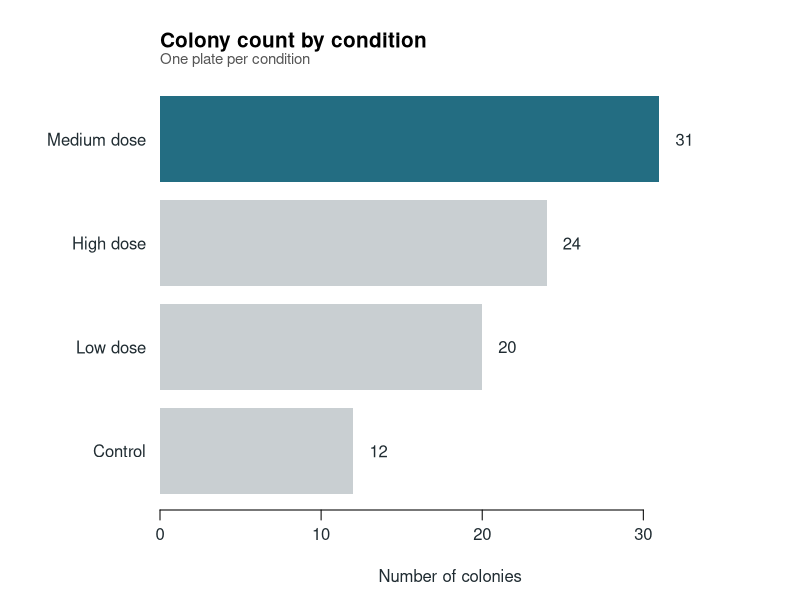
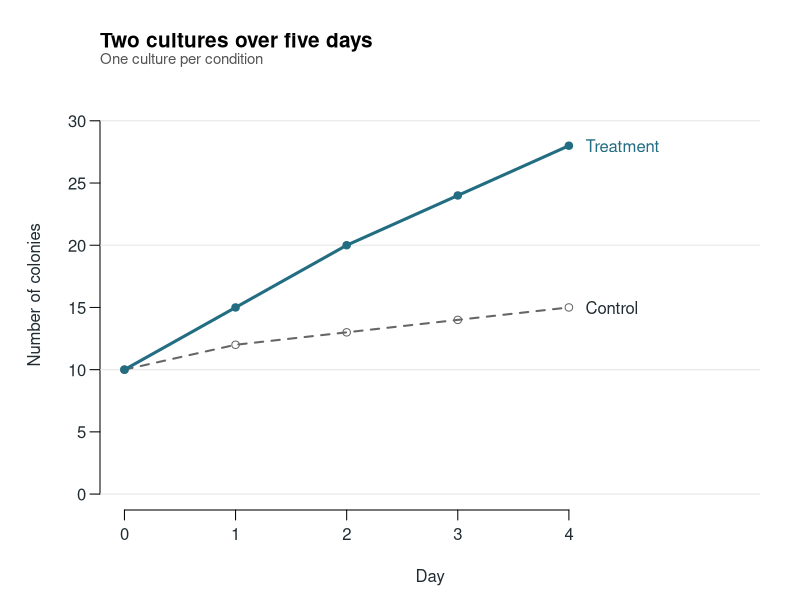
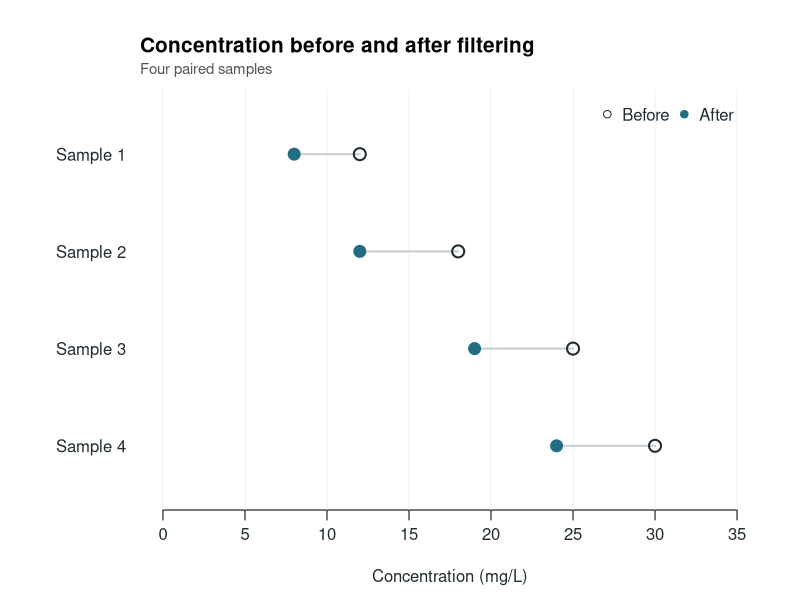
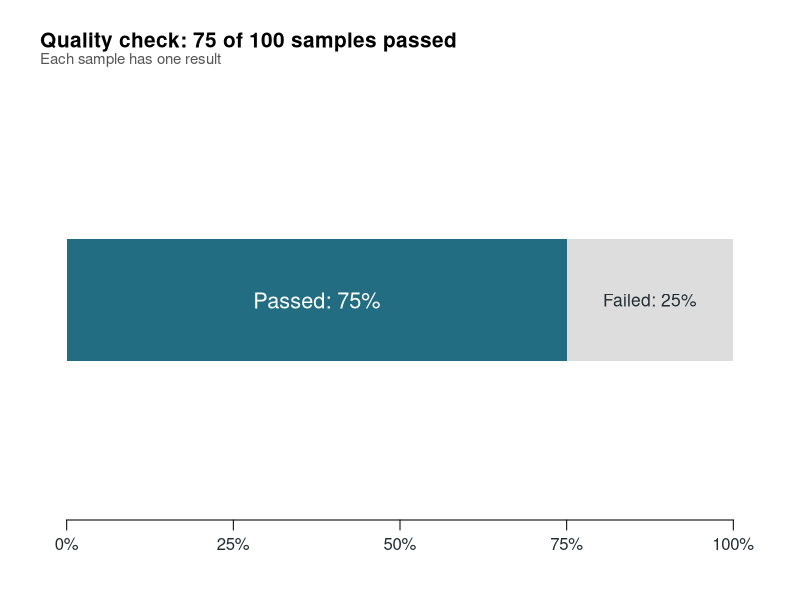
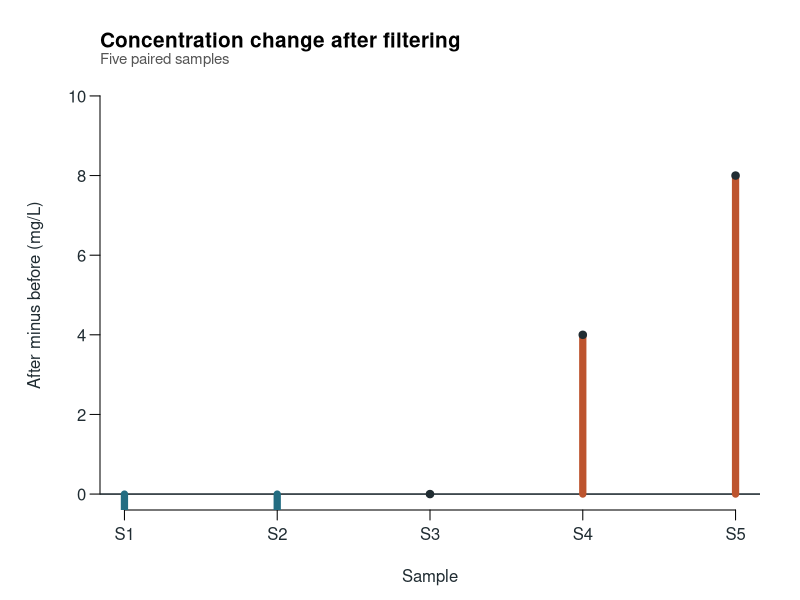
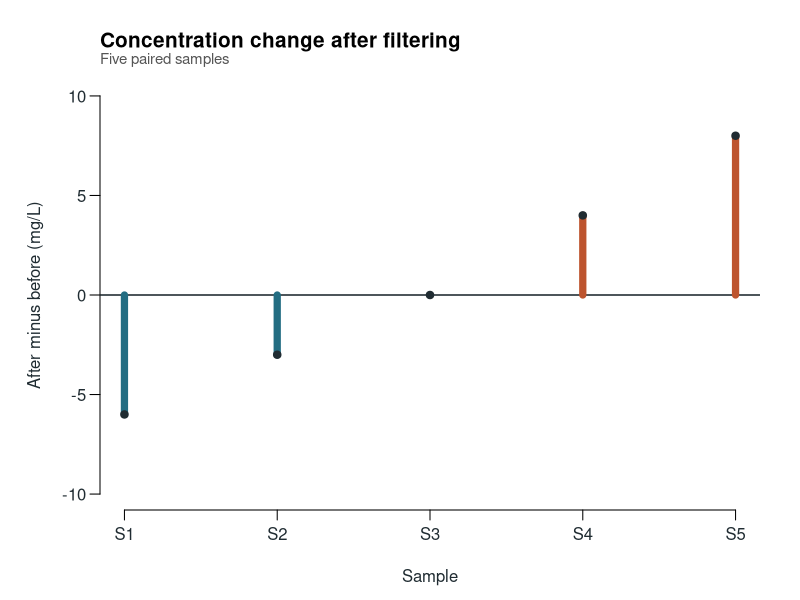
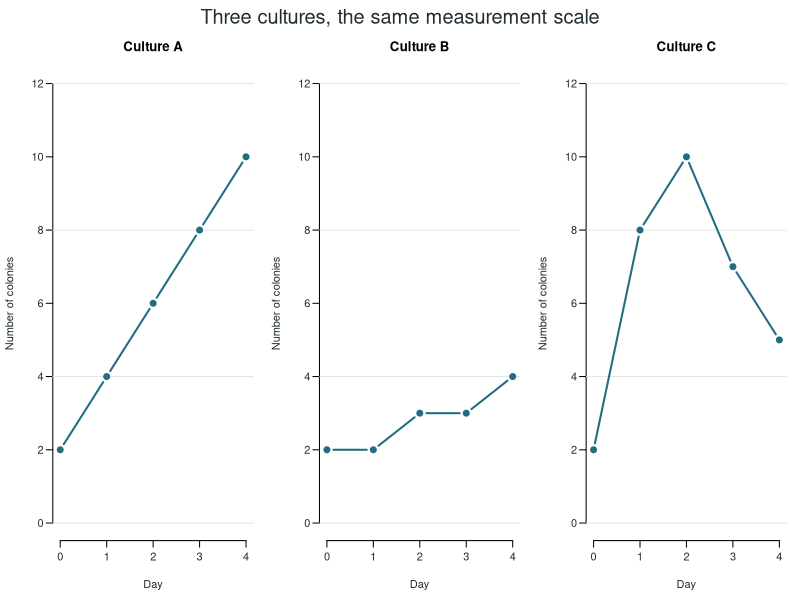
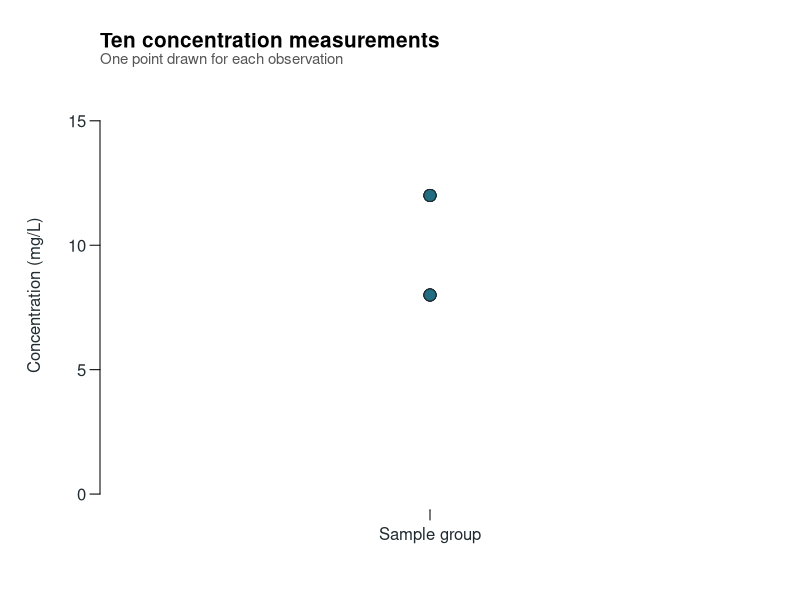

These charts were generated, in order, by the following R code:
# Standalone additions. Run in this directory: Rscript generate_good_plots.R
# Reproducible synthetic data; no downloads or external packages.
dir.create('assets',showWarnings=FALSE);dir.create('data',showWarnings=FALSE)
blue <- '#236d82'; orange <- '#bd542e'; gray <- '#c9cfd2'; ink <- '#202c32'
start <- function(name,w=1100,h=700){png(paste0('assets/',name,'.png'),width=w,height=h,res=140);par(mar=c(4.5,5,4,2),mgp=c(2.8,.7,0),las=1,bty='n',col=ink,col.axis=ink,col.lab=ink,family='sans')}
end <- function()dev.off()
heading <- function(title,sub){title(main=title,adj=0,cex.main=1.25);mtext(sub,side=3,line=.6,adj=0,cex=.9,col='#555555')}
# Ranked bars, direct labels, restrained emphasis.
d <- data.frame(condition=c('Control','Low dose','Medium dose','High dose'),count=c(12,20,31,24));write.csv(d,'data/good-ranking.csv',row.names=FALSE)
start('good-ranking');par(mar=c(4.5,8,4,3));z<-d[order(d$count),];pos<-barplot(z$count,names.arg=z$condition,horiz=TRUE,col=ifelse(z$condition=='Medium dose',blue,gray),border=NA,xlim=c(0,36),xlab='Number of colonies',axes=FALSE);axis(1,seq(0,30,10));text(z$count+1,pos,z$count,adj=0);heading('Colony count by condition','One plate per condition');end()
# End labels, redundant line styles, no lookup legend.
t <- data.frame(day=0:4,Control=c(10,12,13,14,15),Treatment=c(10,15,20,24,28));write.csv(t,'data/good-lines.csv',row.names=FALSE)
start('good-lines');plot(t$day,t$Treatment,type='n',xlim=c(0,5.5),ylim=c(0,32),xaxt='n',xlab='Day',ylab='Number of colonies');abline(h=seq(0,30,10),col='#e5e5e5');axis(1,0:4);lines(t$day,t$Control,col='#666666',lwd=2,lty=2);points(t$day,t$Control,col='#666666',pch=1);lines(t$day,t$Treatment,col=blue,lwd=3);points(t$day,t$Treatment,col=blue,pch=19);text(4.15,28,'Treatment',adj=0,col=blue);text(4.15,15,'Control',adj=0);heading('Two cultures over five days','One culture per condition');end()
# Paired comparison with easy-to-follow horizontal connections.
p <- data.frame(sample=paste('Sample',1:4),before=c(12,18,25,30),after=c(8,12,19,24));write.csv(p,'data/good-pairs.csv',row.names=FALSE)
start('good-pairs');par(mar=c(4.5,7,4.5,2));plot(NA,xlim=c(0,35),ylim=c(.5,4.5),yaxt='n',xlab='Concentration (mg/L)',ylab='');axis(2,1:4,rev(p$sample),tick=FALSE);abline(v=seq(0,35,5),col='#eeeeee');segments(p$after,4:1,p$before,4:1,lwd=2,col=gray);points(p$before,4:1,pch=1,cex=1.6,lwd=2);points(p$after,4:1,pch=19,cex=1.6,col=blue);legend('topright',inset=.01,horiz=TRUE,bty='n',legend=c('Before','After'),pch=c(1,19),col=c(ink,blue));heading('Concentration before and after filtering','Four paired samples');end()
# Simple part-to-whole, with an explicit denominator.
start('good-whole');par(mar=c(4,2,4,2));plot.new();plot.window(xlim=c(0,100),ylim=c(0,1));rect(0,.35,75,.65,col=blue,border=NA);rect(75,.35,100,.65,col='#dddddd',border=NA);text(37.5,.5,'Passed: 75%',col='white',cex=1.3);text(87.5,.5,'Failed: 25%',cex=1.05);axis(1,at=c(0,25,50,75,100),labels=paste0(c(0,25,50,75,100),'%'));heading('Quality check: 75 of 100 samples passed','Each sample has one result');end()
# Signed changes: centre and units are explicit.
changes<-data.frame(sample=paste0('S',1:5),change=c(-6,-3,0,4,8));write.csv(changes,'data/good-changes.csv',row.names=FALSE)
for(fixed in c(FALSE,TRUE)){
 start(if(fixed)'good-changes' else 'negative-first');plot(1:5,changes$change,type='n',ylim=if(fixed)c(-10,10) else c(0,10),xaxt='n',xlab='Sample',ylab='After minus before (mg/L)');axis(1,1:5,changes$sample);abline(h=0,col=ink,lwd=1.5);segments(1:5,0,1:5,changes$change,lwd=7,col=ifelse(changes$change<0,blue,orange));points(1:5,changes$change,pch=19,col=ink);heading('Concentration change after filtering','Five paired samples');end()
}
# Small-multiple growth profiles with common scales.
profiles<-data.frame(day=0:4,A=c(2,4,6,8,10),B=c(2,2,3,3,4),C=c(2,8,10,7,5));write.csv(profiles,'data/good-panels.csv',row.names=FALSE)
start('good-panels',1400,650);par(mfrow=c(1,3),mar=c(4.5,4,3,1),oma=c(0,0,2,0));for(n in c('A','B','C')){plot(profiles$day,profiles[[n]],type='n',ylim=c(0,12),xaxt='n',xlab='Day',ylab='Number of colonies',main=paste('Culture',n));abline(h=c(0,4,8,12),col='#e5e5e5');axis(1,0:4);lines(profiles$day,profiles[[n]],type='b',col=blue,pch=19,lwd=2)};mtext('Three cultures, the same measurement scale',outer=TRUE,cex=1.2);end()
# Overplotting: identical values must remain countable.
values<-c(8,8,8,8,8,12,12,12,12,12);write.csv(data.frame(id=1:10,value=values),'data/overlap-points.csv',row.names=FALSE)
for(fixed in c(FALSE,TRUE)){
 start(if(fixed)'overlap-points-fixed' else 'overlap-points-first');xx<-if(fixed)rep(seq(.8,1.2,length.out=5),2) else rep(1,10);plot(xx,values,xlim=c(.5,1.5),ylim=c(0,16),xaxt='n',xlab='',ylab='Concentration (mg/L)',pch=21,bg=blue,cex=1.6);axis(1,1,'Sample group');heading('Ten concentration measurements',if(fixed)'Points spread horizontally only; vertical values unchanged' else 'One point drawn for each observation');end()
}
# Excess chart decoration versus restrained reference lines.
for(fixed in c(FALSE,TRUE)){
 start(if(fixed)'grid-fixed' else 'grid-first');plot(t$day,t$Treatment,type='n',ylim=c(0,32),xaxt='n',xlab='Day',ylab='Number of colonies');axis(1,0:4);if(fixed)abline(h=seq(0,30,10),col='#e5e5e5') else {abline(h=0:32,col='#333333',lwd=1.5);abline(v=seq(0,4,.1),col='#333333',lwd=1.5)};lines(t$day,t$Treatment,col=blue,pch=19,type='b',lwd=2);heading('Colony count over time','Five measurements');end()

}
